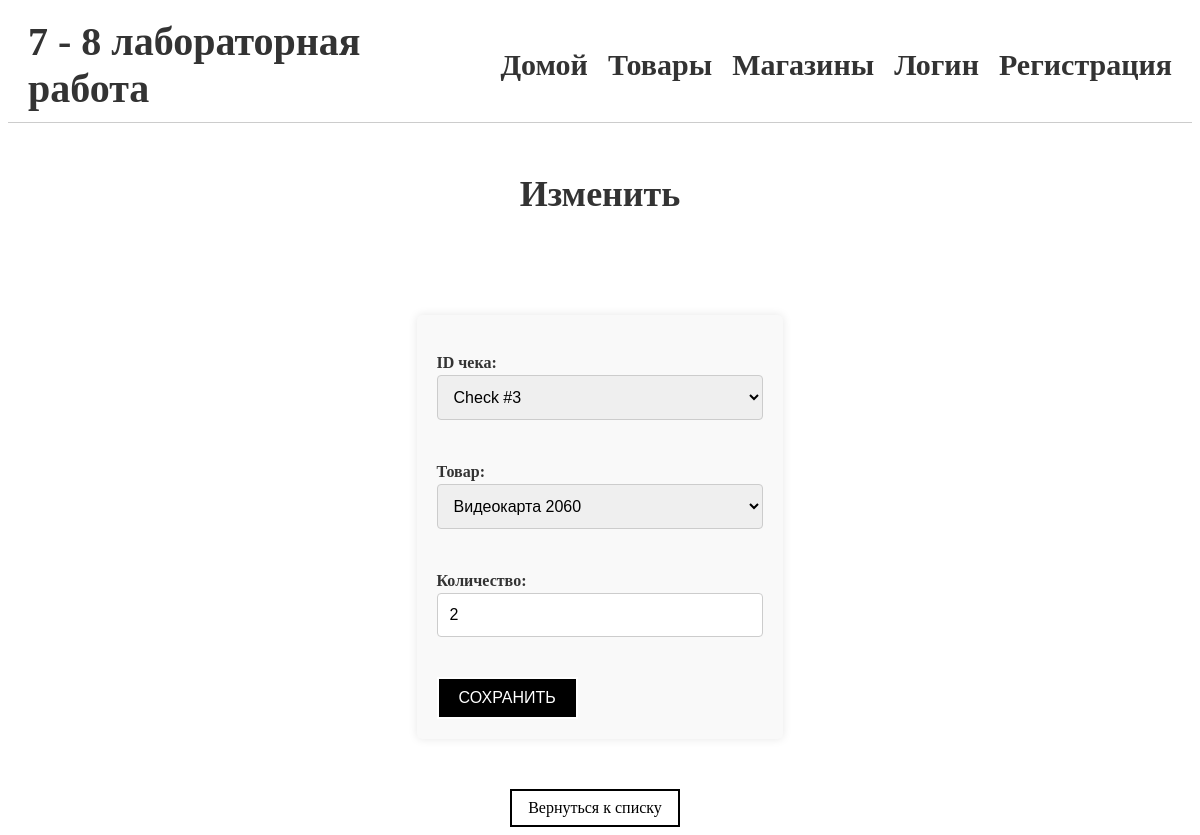
/sales/6/sales, run on the app's committed database.
### polls/models.py (models this page shows, shortened)
class Sale(models.Model):
    check_id = models.ForeignKey(Check, on_delete=models.CASCADE)
    item = models.ForeignKey(Item, on_delete=models.CASCADE)
    quantity = models.PositiveIntegerField()

### polls/views.py (the view)
# urls.py: path('sales/<int:pk>/sales', sale_update, name='sale_update'),
def sale_update(request, pk):
    sale = get_object_or_404(Sale, pk=pk)
    form = SaleForm(request.POST or None, instance=sale)
    if form.is_valid():
        form.save()
        return redirect('sale_list')
    return render(request, 'form.html', {'form': form})

### polls/forms.py
class SaleForm(forms.ModelForm):
    class Meta:
        model = Sale
        fields = ['check_id', 'item', 'quantity']
        labels = {
            'check_id': 'ID чека',
            'item': 'Товар',
            'quantity': 'Количество',
        }

### polls/models.py (called while the page is built)
    def __str__(self):
        return self.name

    def __str__(self):
        return f'Check #{self.pk}'

### templates/form.html (shortened to what this page needs)
{% extends 'base.html' %}
{% block content %}
<h1>{% if form.instance.pk %}Изменить{% endif %}</h1>
<form method="post">
    {{ form.as_p }}
    <button type="submit">Сохранить</button>
</form>
<a class="btn" href="javascript:history.back()">Вернуться к списку</a>
{% endblock %}

### polls/static/style.css (style rules this page uses)
h1 { font-size: 36px; color: #333; text-align: center; margin: 50px 0; }
p { font-size: 16px; line-height: 1.5; color: #333; margin-bottom: 20px; }
h1 { animation: animateText 1s ease-in-out; }
form label { font-weight: bold; margin-bottom: 0.5rem; }
form { max-width: 600px; margin: 50px auto; padding: 20px; background-color: #f9f9f9; border-radius: 5px; box-shadow: 0px 0px 10px rgba(0, 0, 0, 0.1); }
form input[type=text], form input[type=email], form textarea, form select, form input[type="datetime-local"],form input[type="number"],form input[type="password"] { width: 100%; padding: 12px; border: 1px solid #ccc; border-radius: 4px; box-sizing: border-box; margin-bottom: 20px; font-size: 16px; }
a.btn { display: inline-block; border: 2px solid black; background-color: white; color: black; padding: 8px 16px; text-align: center; text-decoration: none; font-size: 16px; margin-right: 10px; }
button[type=submit] { background-color: black; color: white; border: 2px white; padding: 10px 20px; font-size: 16px; border: 2px solid white; text-transform: uppercase; }

### data on the page
Sale: check_id "Check #3", item "Видеокарта 2060", quantity "2"
